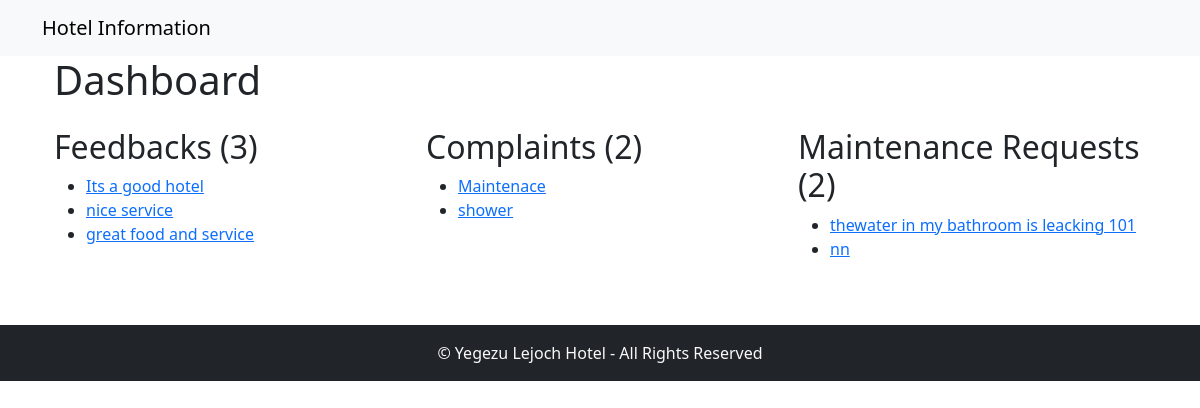
/dashboard/, run on the app's committed database.
### guest_app/models.py (models this page shows)
class Feedback(models.Model):
    hotel = models.ForeignKey(Hotel, on_delete=models.CASCADE)
    user = models.ForeignKey(User, on_delete=models.CASCADE)
    feedback_text = models.TextField()
    rating = models.IntegerField(choices=[(i, f'{i} stars') for i in range(1, 6)])
    created_at = models.DateTimeField(auto_now_add=True)

class Complaint(models.Model):
    hotel = models.ForeignKey(Hotel, on_delete=models.CASCADE)
    user = models.ForeignKey(User, on_delete=models.CASCADE)
    subject = models.CharField(max_length=255)
    description = models.TextField()
    status = models.CharField(max_length=20, default='pending')
    created_at = models.DateTimeField(auto_now_add=True)

class MaintenanceRequest(models.Model):
    hotel = models.ForeignKey(Hotel, on_delete=models.CASCADE)
    user = models.ForeignKey(User, on_delete=models.CASCADE)
    description = models.TextField()
    status = models.CharField(max_length=20, default='pending')
    created_at = models.DateTimeField(auto_now_add=True)

### guest_app/views.py (the view)
# urls.py: path('dashboard/', views.dashboard, name='dashboard'),
def dashboard(request):
    feedbacks_count = Feedback.objects.count()
    complaints_count = Complaint.objects.count()
    maintenance_requests_count = MaintenanceRequest.objects.count()
    feedbacks = Feedback.objects.all()
    complaints = Complaint.objects.all()
    maintenance_requests = MaintenanceRequest.objects.all()
    context = {
        'feedbacks_count': feedbacks_count,
        'complaints_count': complaints_count,
        'maintenance_requests_count': maintenance_requests_count,
        'feedbacks': feedbacks,
        'complaints': complaints,
        'maintenance_requests': maintenance_requests,
    }
    return render(request, 'dashboard.html', context)

### guest_app/templates/dashboard.html (shortened to what this page needs)
{% extends 'base.html' %}
{% load static %}
{% block content %}
    <div class="container">
        <h1>Dashboard</h1>
        <div class="row mt-4">
            <div class="col-md-4">
                <h2>Feedbacks ({{ feedbacks_count }})</h2>
                {% if feedbacks %}
                    <ul>
                        {% for feedback in feedbacks %}
                            <li><a href="{% url 'feedback_detail' feedback.id %}">{{ feedback.feedback_text }}</a></li>
                        {% endfor %}
                    </ul>
                {% else %}
                    <p>No feedbacks found.</p>
                {% endif %}
            </div>
            <div class="col-md-4">
                <h2>Complaints ({{ complaints_count }})</h2>
                {% if complaints %}
                    <ul>
                        {% for complaint in complaints %}
                            <li><a href="{% url 'complaint_detail' complaint.id %}">{{ complaint.subject }}</a></li>
                        {% endfor %}
                    </ul>
                {% else %}
                    <p>No complaints found.</p>
                {% endif %}
            </div>
            <div class="col-md-4">
                <h2>Maintenance Requests ({{ maintenance_requests_count }})</h2>
                {% if maintenance_requests %}
                    <ul>
                        {% for request in maintenance_requests %}
                            <li><a href="{% url 'maintenance_request_detail' request.id %}">{{ request.description }}</a></li>
                        {% endfor %}
                    </ul>
                {% else %}
                    <p>No maintenance requests found.</p>
                {% endif %}
            </div>
        </div>
    </div>
{% endblock %}

### guest_app/templates/base.html (shortened to what this page needs)
{% load static %}
<!DOCTYPE html>
<html lang="en">
<head>
    <link href="{% static 'css/bootstrap.min.css' %}" rel="stylesheet">
</head>
<body>
    <nav class="navbar navbar-expand-lg navbar-light bg-light">
        <div class="container">
            <a class="navbar-brand" href="{% url 'home' %}">Hotel Information</a>
        </div>
    </nav>
    <div class="container">
        {% block content %}
        {% endblock %}
    </div>
       <footer class="container-fluid mt-5 py-3 text-center bg-dark text-light">
        &copy; Yegezu Lejoch Hotel - All Rights Reserved
    </footer>
</body>
</html>

### data on the page
Feedback: feedback_text "Its a good hotel"
Feedback: feedback_text "nice service"
Feedback: feedback_text "great food and service"
Complaint: subject "Maintenace"
Complaint: subject "shower"
MaintenanceRequest: description "thewater in my bathroom is leacking 101"
MaintenanceRequest: description "nn"

### other printed values
{{ feedbacks_count }} "3"
{{ complaints_count }} "2"
{{ maintenance_requests_count }} "2"
